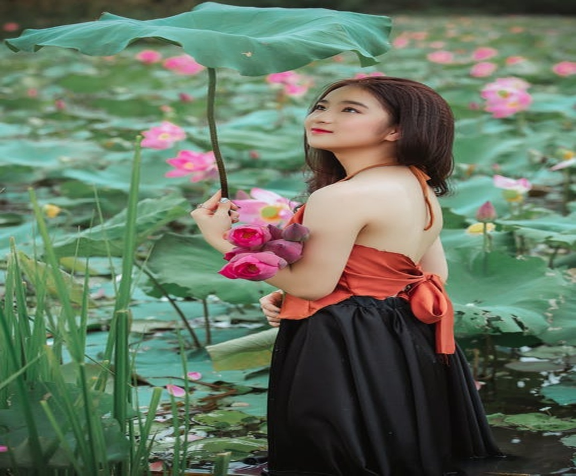
#> input picture OpenCV2/images/3.jpeg, 1152 x 951 px (shown at 1/2 size)
$ python Line_dection_using_Houghline_mathod.py
#> lines starting #> are read from the running program, lines starting #| are printed output that depends on the picture; after the words box and inside, x2 and y2 are one past the last pixel; in counts of white or black regions, pixels touching at a corner belong together
"""
    Line detection using Houghline method

    The Houghline Transformation is a method that is used in image processing to detect any
    shape, if that shape can be represented in mathematical form. It can detect the
    shape even if it is broken or distorted a little bit.
"""

# Python program to illustrate HoughLine
# method for line detection
import cv2
import numpy as np

# Reading the required image in
# which operations are to be done.
# Make sure that the image is in the same
# directory in which this python program is
img = cv2.imread("../images/3.jpeg")
#> img is the input picture: shape (951, 1152, 3); mean B, G, R 96.8, 116, 100.4

# Convert the img to grayscale
gray = cv2.cvtColor(img, cv2.COLOR_BGR2GRAY)
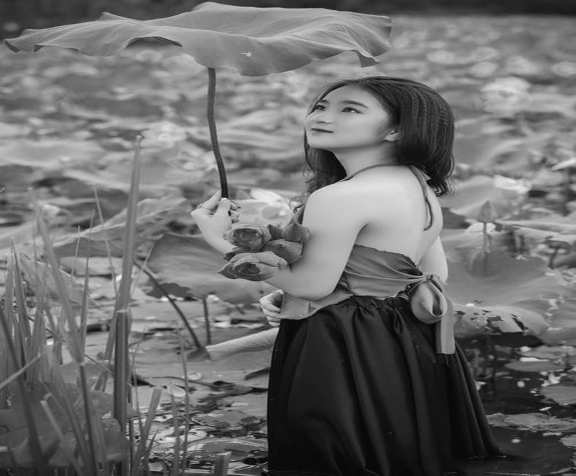
#> gray: shape (951, 1152) (shown at 1/2 size); min 0, max 249, mean 109.1

# Apply edge detection method on the image
edges = cv2.Canny(gray, 50, 150, apertureSize=3)
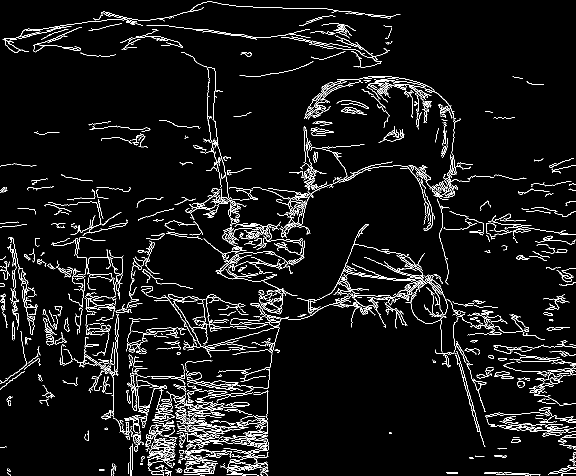
#> edges: shape (951, 1152) (shown at 1/2 size); 5.4% white in thin lines or dots

# This returns an array of r and theta values
lines = cv2.HoughLines(edges, 1, np.pi / 90, 200)
#> lines = [[-685, 2.86]]

# The below for loop runs till r and theta values
# are in the range of the 2d array
for r, theta in lines[0]:
    # Stores the value of cos(theta) in a
    a = np.cos(theta)

    # Stores the value of sin(theta) in b
    b = np.sin(theta)

    # x0 stores the value rcos(theta)
    x0 = a * r

    # y0 stores the value rsin(theta)
    y0 = b * r

    # x1 stores the rounded off value of (rcos(theta)-1000sin(theta))
    x1 = int(x0 + 1000 * (-b))

    # y1 stores the rounded off value of (rsin(theta)+1000cos(theta))
    y1 = int(y0 + 1000 * (a))

    # x2 stores the rounded off value of (rcos(theta)+1000sin(theta))
    x2 = int(x0 - 1000 * (-b))

    # y2 stores the rounded off value of (rsin(theta)-1000cos(theta))
    y2 = int(y0 - 1000 * (a))

    # cv2.line draws a line in img from the point(x1,y1) to (x2,y2).
    # (0,0,255) denotes the colour of the line to be
    # drawn. In this case, it is red.
    cv2.line(img, (x1, y1), (x2, y2), (0, 0, 255), 2)
#> this loop made 1 pass
#> (r, theta, a, b, x0, y0, x1, y1) on pass 1: (-685, 2.86, -0.961, 0.276, 658.5, -188.8, 382, -1150)
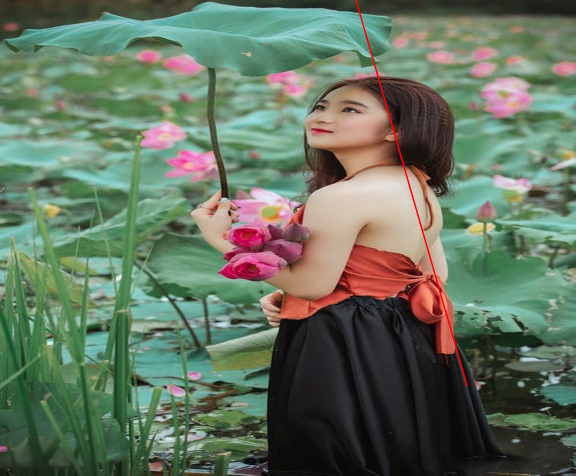
#> img: shape (951, 1152, 3) (shown at 1/2 size); 0.22% of pixels changed, all inside (x1, y1, x2, y2) = (711, 0, 936, 774)

# All the changes made in the input image are finally
# written on a new image houghlines.jpg
cv2.imshow('linesDetected', img)

cv2.waitKey(0)
cv2.destroyAllWindows()

$ run again, with OpenCV2/images/1.jpeg copied over OpenCV2/images/3.jpeg
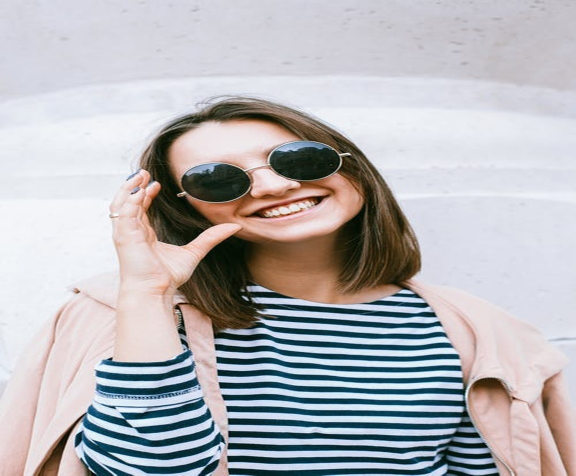
#> input picture OpenCV2/images/1.jpeg, 1152 x 951 px (shown at 1/2 size)
#> img is the input picture: shape (951, 1152, 3); mean B, G, R 183.8, 180, 180.6
#> `edges = cv2.Canny(gray, 50, 150, apertureSize=3)`:
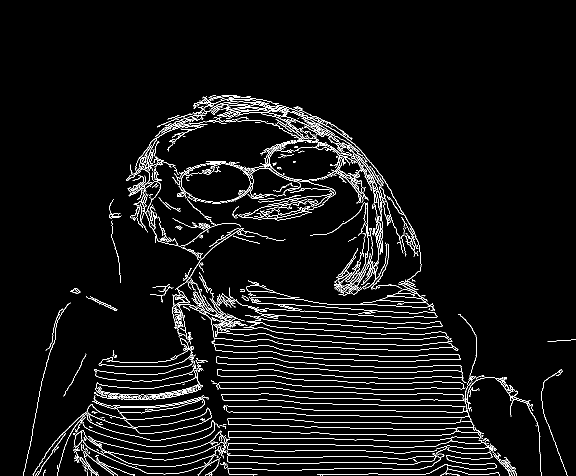
#> edges: shape (951, 1152) (shown at 1/2 size); 4.5% white in thin lines or dots, all inside (x1, y1, x2, y2) = (46, 190, 1152, 951)
#> lines = [[567, 1.64], [590, 1.64], [949, 1.57], [578, 1.64], [901, 1.57], [831, 1.61], [613, 1.64], [788, 1.57], [601, 1.64], [793, 1.54], [844, 1.61], [800, 1.57]]
#> the loop `for r, theta in lines[0]:` made 1 pass
#> (r, theta, a, b, x0, y0, x1, y1) on pass 1: (567, 1.64, -0.0698, 0.998, -39.55, 565.6, -1037, 495)
#> after the loop `for r, theta in lines[0]:`:
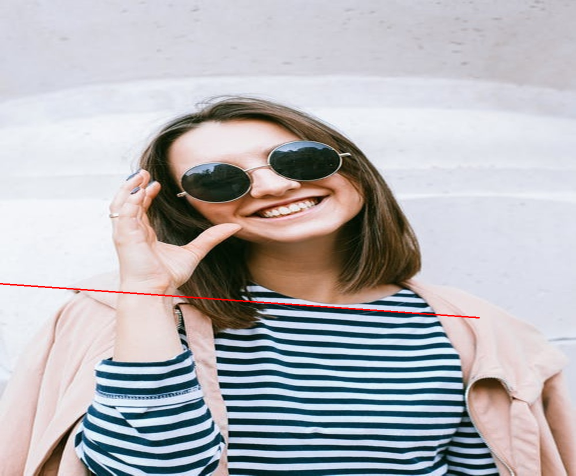
#> img: shape (951, 1152, 3) (shown at 1/2 size); 0.26% of pixels changed, all inside (x1, y1, x2, y2) = (0, 566, 960, 637)

$ run again, with OpenCV2/images/2.jpeg copied over OpenCV2/images/3.jpeg
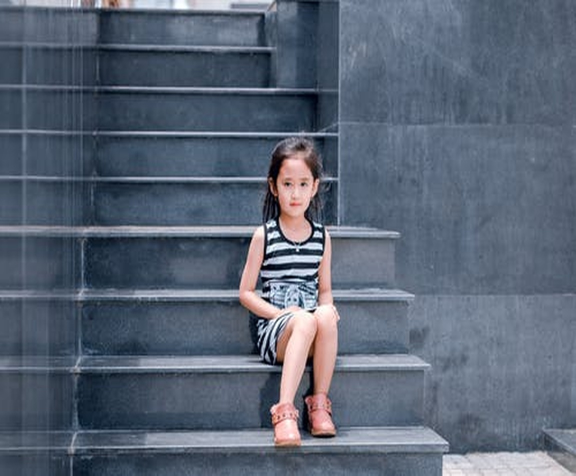
#> input picture OpenCV2/images/2.jpeg, 1152 x 951 px (shown at 1/2 size)
#> img is the input picture: shape (951, 1152, 3); mean B, G, R 116.6, 100.4, 89.8
#> `edges = cv2.Canny(gray, 50, 150, apertureSize=3)`:
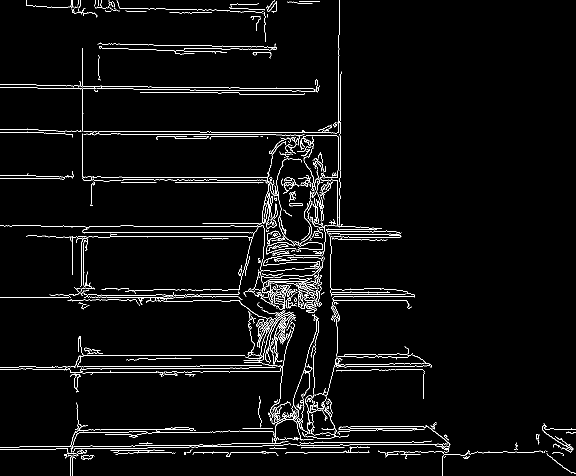
#> edges: shape (951, 1152) (shown at 1/2 size); 3.2% white in thin lines or dots
#> lines = 20 rows, first 8: [905, 1.57], [733, 1.57], [473, 1.57], [354, 1.57], [594, 1.57], [711, 1.57], [465, 1.57], [453, 1.57]
#> the loop `for r, theta in lines[0]:` made 1 pass
#> (r, theta, a, b, x0, y0, x1, y1) on pass 1: (905, 1.57, -4.37e-08, 1, -3.96e-05, 905, -1000, 904)
#> after the loop `for r, theta in lines[0]:`:
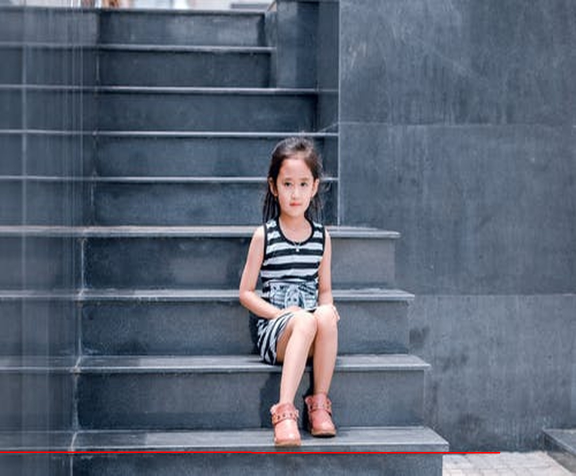
#> img: shape (951, 1152, 3) (shown at 1/2 size); 0.27% of pixels changed, all inside (x1, y1, x2, y2) = (0, 903, 1001, 907)
